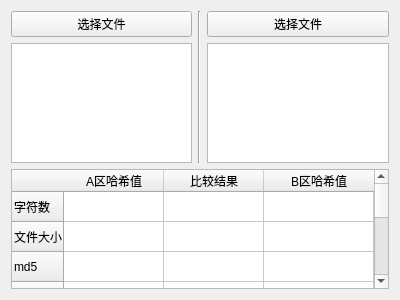
<?xml version="1.0" encoding="UTF-8"?>
<ui version="4.0">
 <class>fhc</class>
 <widget class="QWidget" name="fhc">
  <property name="geometry">
   <rect>
    <x>0</x>
    <y>0</y>
    <width>400</width>
    <height>300</height>
   </rect>
  </property>
  <property name="windowTitle">
   <string>Form</string>
  </property>
  <layout class="QGridLayout" name="gridLayout">
   <item row="0" column="1" rowspan="2">
    <widget class="Line" name="line">
     <property name="orientation">
      <enum>Qt::Vertical</enum>
     </property>
    </widget>
   </item>
   <item row="1" column="0">
    <widget class="QPlainTextEdit" name="lineedit_A"/>
   </item>
   <item row="0" column="0">
    <widget class="QPushButton" name="btn_A">
     <property name="text">
      <string>选择文件</string>
     </property>
    </widget>
   </item>
   <item row="2" column="0" colspan="3">
    <widget class="QTableWidget" name="tablewidget">
     <property name="columnCount">
      <number>3</number>
     </property>
     <attribute name="horizontalHeaderShowSortIndicator" stdset="0">
      <bool>true</bool>
     </attribute>
     <attribute name="horizontalHeaderStretchLastSection">
      <bool>true</bool>
     </attribute>
     <attribute name="verticalHeaderStretchLastSection">
      <bool>true</bool>
     </attribute>
     <row>
      <property name="text">
       <string>字符数</string>
      </property>
     </row>
     <row>
      <property name="text">
       <string>文件大小</string>
      </property>
     </row>
     <row>
      <property name="text">
       <string>md5</string>
      </property>
     </row>
     <row>
      <property name="text">
       <string>sha1</string>
      </property>
     </row>
     <row>
      <property name="text">
       <string>sha224</string>
      </property>
     </row>
     <row>
      <property name="text">
       <string>sha256</string>
      </property>
     </row>
     <row>
      <property name="text">
       <string>sha384</string>
      </property>
     </row>
     <row>
      <property name="text">
       <string>sha512</string>
      </property>
     </row>
     <column>
      <property name="text">
       <string>A区哈希值</string>
      </property>
     </column>
     <column>
      <property name="text">
       <string>比较结果</string>
      </property>
     </column>
     <column>
      <property name="text">
       <string>B区哈希值</string>
      </property>
     </column>
    </widget>
   </item>
   <item row="1" column="2">
    <widget class="QPlainTextEdit" name="lineedit_B"/>
   </item>
   <item row="0" column="2">
    <widget class="QPushButton" name="btn_B">
     <property name="text">
      <string>选择文件</string>
     </property>
    </widget>
   </item>
  </layout>
 </widget>
 <tabstops>
  <tabstop>btn_A</tabstop>
  <tabstop>lineedit_A</tabstop>
  <tabstop>btn_B</tabstop>
  <tabstop>lineedit_B</tabstop>
  <tabstop>tablewidget</tabstop>
 </tabstops>
 <resources/>
 <connections/>
</ui>
